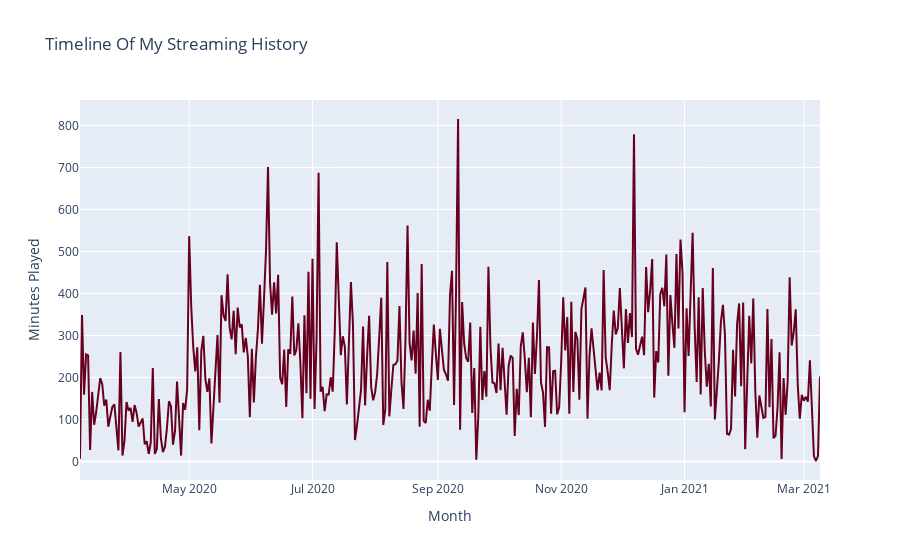

Notebook source saved alongside this figure:
### Code cell
# How has the amount of music listened to per day changed over time?
a = df.groupby('date')['minutesPlayed'].sum().reset_index()
fig = px.line(a, x="date", y="minutesPlayed",
              labels={
                     "date": "Month",
                     "minutesPlayed": "Minutes Played"},
              color_discrete_sequence=px.colors.sequential.RdBu, title="Timeline Of Streaming History")

fig.show()

### Figure 1 — Plotly figure (JSON) as saved in the notebook; plotly's stock layout.template omitted (floating-point values rounded to 4 significant figures; data arrays with more than 128 entries replaced by an {"elided": "..."} marker saying what was removed)
{"data": [{"hovertemplate": "Month=%{x}<br>Minutes Played=%{y}<extra></extra>", "legendgroup": "", "line": {"color": "rgb(103,0,31)", "dash": "solid"}, "mode": "lines", "name": "", "orientation": "v", "showlegend": false, "type": "scatter", "x": {"elided": "365 str values"}, "xaxis": "x", "y": {"elided": "365 float values"}, "yaxis": "y"}], "layout": {"legend": {"tracegroupgap": 0}, "title": {"text": "Timeline Of My Streaming History"}, "xaxis": {"anchor": "y", "domain": [0, 1], "title": {"text": "Month"}}, "yaxis": {"anchor": "x", "domain": [0, 1], "title": {"text": "Minutes Played"}}}}
